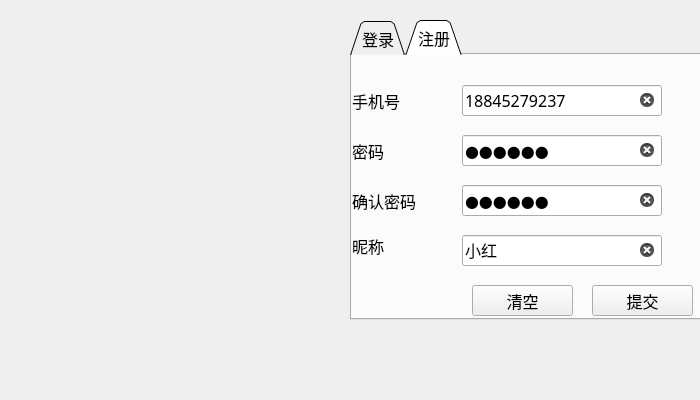
<?xml version="1.0" encoding="UTF-8"?>
<ui version="4.0">
 <class>LoginDialog</class>
 <widget class="QDialog" name="LoginDialog">
  <property name="geometry">
   <rect>
    <x>0</x>
    <y>0</y>
    <width>700</width>
    <height>400</height>
   </rect>
  </property>
  <property name="minimumSize">
   <size>
    <width>700</width>
    <height>400</height>
   </size>
  </property>
  <property name="maximumSize">
   <size>
    <width>700</width>
    <height>400</height>
   </size>
  </property>
  <property name="windowTitle">
   <string>Dialog</string>
  </property>
  <widget class="QLabel" name="lb_icon">
   <property name="geometry">
    <rect>
     <x>29</x>
     <y>9</y>
     <width>321</width>
     <height>311</height>
    </rect>
   </property>
   <property name="text">
    <string/>
   </property>
   <property name="pixmap">
    <pixmap resource="resource.qrc">:/tb/ysxs.png</pixmap>
   </property>
   <property name="scaledContents">
    <bool>true</bool>
   </property>
  </widget>
  <widget class="QTabWidget" name="tw_login_register">
   <property name="geometry">
    <rect>
     <x>350</x>
     <y>20</y>
     <width>750</width>
     <height>300</height>
    </rect>
   </property>
   <property name="minimumSize">
    <size>
     <width>750</width>
     <height>0</height>
    </size>
   </property>
   <property name="maximumSize">
    <size>
     <width>750</width>
     <height>16777215</height>
    </size>
   </property>
   <property name="font">
    <font>
     <family>微软雅黑</family>
     <pointsize>12</pointsize>
    </font>
   </property>
   <property name="tabShape">
    <enum>QTabWidget::Triangular</enum>
   </property>
   <property name="currentIndex">
    <number>1</number>
   </property>
   <property name="documentMode">
    <bool>false</bool>
   </property>
   <widget class="QWidget" name="tab_login">
    <attribute name="title">
     <string>登录</string>
    </attribute>
    <widget class="QLineEdit" name="le_tel">
     <property name="geometry">
      <rect>
       <x>110</x>
       <y>30</y>
       <width>200</width>
       <height>31</height>
      </rect>
     </property>
     <property name="toolTip">
      <string>&lt;html&gt;&lt;head/&gt;&lt;body&gt;&lt;p&gt;&lt;span style=&quot; font-size:12pt;&quot;&gt;输入中国大陆11位手机号&lt;/span&gt;&lt;/p&gt;&lt;p&gt;&lt;br/&gt;&lt;/p&gt;&lt;/body&gt;&lt;/html&gt;</string>
     </property>
     <property name="text">
      <string>18845279237</string>
     </property>
     <property name="clearButtonEnabled">
      <bool>true</bool>
     </property>
    </widget>
    <widget class="QLabel" name="lb_tel">
     <property name="geometry">
      <rect>
       <x>0</x>
       <y>30</y>
       <width>81</width>
       <height>31</height>
      </rect>
     </property>
     <property name="font">
      <font>
       <family>微软雅黑</family>
       <pointsize>12</pointsize>
      </font>
     </property>
     <property name="text">
      <string>手机号</string>
     </property>
    </widget>
    <widget class="QLabel" name="lb_passwd">
     <property name="geometry">
      <rect>
       <x>0</x>
       <y>80</y>
       <width>81</width>
       <height>31</height>
      </rect>
     </property>
     <property name="text">
      <string>密码</string>
     </property>
    </widget>
    <widget class="QLineEdit" name="le_passwd">
     <property name="geometry">
      <rect>
       <x>110</x>
       <y>80</y>
       <width>200</width>
       <height>31</height>
      </rect>
     </property>
     <property name="text">
      <string>123456</string>
     </property>
     <property name="echoMode">
      <enum>QLineEdit::Password</enum>
     </property>
     <property name="readOnly">
      <bool>false</bool>
     </property>
     <property name="clearButtonEnabled">
      <bool>true</bool>
     </property>
    </widget>
    <widget class="QPushButton" name="pb_clear">
     <property name="geometry">
      <rect>
       <x>50</x>
       <y>220</y>
       <width>101</width>
       <height>31</height>
      </rect>
     </property>
     <property name="text">
      <string>清空</string>
     </property>
    </widget>
    <widget class="QPushButton" name="pb_commit">
     <property name="geometry">
      <rect>
       <x>210</x>
       <y>220</y>
       <width>101</width>
       <height>31</height>
      </rect>
     </property>
     <property name="text">
      <string>提交</string>
     </property>
    </widget>
   </widget>
   <widget class="QWidget" name="tab_register">
    <attribute name="title">
     <string>注册</string>
    </attribute>
    <widget class="QLabel" name="lb_tel_register">
     <property name="geometry">
      <rect>
       <x>0</x>
       <y>30</y>
       <width>81</width>
       <height>31</height>
      </rect>
     </property>
     <property name="font">
      <font>
       <family>微软雅黑</family>
       <pointsize>12</pointsize>
      </font>
     </property>
     <property name="text">
      <string>手机号</string>
     </property>
    </widget>
    <widget class="QLabel" name="lb_passwd_register">
     <property name="geometry">
      <rect>
       <x>0</x>
       <y>80</y>
       <width>81</width>
       <height>31</height>
      </rect>
     </property>
     <property name="text">
      <string>密码</string>
     </property>
    </widget>
    <widget class="QLineEdit" name="le_tel_register">
     <property name="geometry">
      <rect>
       <x>110</x>
       <y>30</y>
       <width>200</width>
       <height>31</height>
      </rect>
     </property>
     <property name="toolTip">
      <string>&lt;html&gt;&lt;head/&gt;&lt;body&gt;&lt;p&gt;&lt;span style=&quot; font-size:12pt;&quot;&gt;输入中国大陆地区11位手机号&lt;/span&gt;&lt;/p&gt;&lt;/body&gt;&lt;/html&gt;</string>
     </property>
     <property name="text">
      <string>18845279237</string>
     </property>
     <property name="clearButtonEnabled">
      <bool>true</bool>
     </property>
    </widget>
    <widget class="QLineEdit" name="le_passwd_register">
     <property name="geometry">
      <rect>
       <x>110</x>
       <y>80</y>
       <width>200</width>
       <height>31</height>
      </rect>
     </property>
     <property name="toolTip">
      <string>&lt;html&gt;&lt;head/&gt;&lt;body&gt;&lt;p&gt;&lt;span style=&quot; font-size:12pt;&quot;&gt;密码长度大于6位小于20位&lt;/span&gt;&lt;/p&gt;&lt;/body&gt;&lt;/html&gt;</string>
     </property>
     <property name="text">
      <string>123456</string>
     </property>
     <property name="echoMode">
      <enum>QLineEdit::Password</enum>
     </property>
     <property name="clearButtonEnabled">
      <bool>true</bool>
     </property>
    </widget>
    <widget class="QLineEdit" name="le_confirm_register">
     <property name="geometry">
      <rect>
       <x>110</x>
       <y>130</y>
       <width>200</width>
       <height>31</height>
      </rect>
     </property>
     <property name="text">
      <string>123456</string>
     </property>
     <property name="echoMode">
      <enum>QLineEdit::Password</enum>
     </property>
     <property name="clearButtonEnabled">
      <bool>true</bool>
     </property>
    </widget>
    <widget class="QLineEdit" name="le_name_register">
     <property name="geometry">
      <rect>
       <x>110</x>
       <y>180</y>
       <width>200</width>
       <height>31</height>
      </rect>
     </property>
     <property name="text">
      <string>小红</string>
     </property>
     <property name="clearButtonEnabled">
      <bool>true</bool>
     </property>
    </widget>
    <widget class="QLabel" name="lb_name_register">
     <property name="geometry">
      <rect>
       <x>0</x>
       <y>180</y>
       <width>81</width>
       <height>21</height>
      </rect>
     </property>
     <property name="text">
      <string>昵称</string>
     </property>
    </widget>
    <widget class="QLabel" name="lb_confirm_register">
     <property name="geometry">
      <rect>
       <x>0</x>
       <y>130</y>
       <width>81</width>
       <height>31</height>
      </rect>
     </property>
     <property name="font">
      <font>
       <family>微软雅黑</family>
       <pointsize>12</pointsize>
      </font>
     </property>
     <property name="text">
      <string>确认密码</string>
     </property>
    </widget>
    <widget class="QPushButton" name="pb_clear_register">
     <property name="geometry">
      <rect>
       <x>120</x>
       <y>230</y>
       <width>101</width>
       <height>31</height>
      </rect>
     </property>
     <property name="text">
      <string>清空</string>
     </property>
    </widget>
    <widget class="QPushButton" name="pb_commit_register">
     <property name="geometry">
      <rect>
       <x>240</x>
       <y>230</y>
       <width>101</width>
       <height>31</height>
      </rect>
     </property>
     <property name="text">
      <string>提交</string>
     </property>
    </widget>
   </widget>
  </widget>
 </widget>
 <tabstops>
  <tabstop>le_tel_register</tabstop>
  <tabstop>le_passwd_register</tabstop>
  <tabstop>le_confirm_register</tabstop>
  <tabstop>le_name_register</tabstop>
  <tabstop>pb_commit_register</tabstop>
  <tabstop>pb_clear_register</tabstop>
  <tabstop>tw_login_register</tabstop>
  <tabstop>le_tel</tabstop>
  <tabstop>le_passwd</tabstop>
  <tabstop>pb_commit</tabstop>
  <tabstop>pb_clear</tabstop>
 </tabstops>
 <resources>
  <include location="resource.qrc"/>
 </resources>
 <connections/>
</ui>
